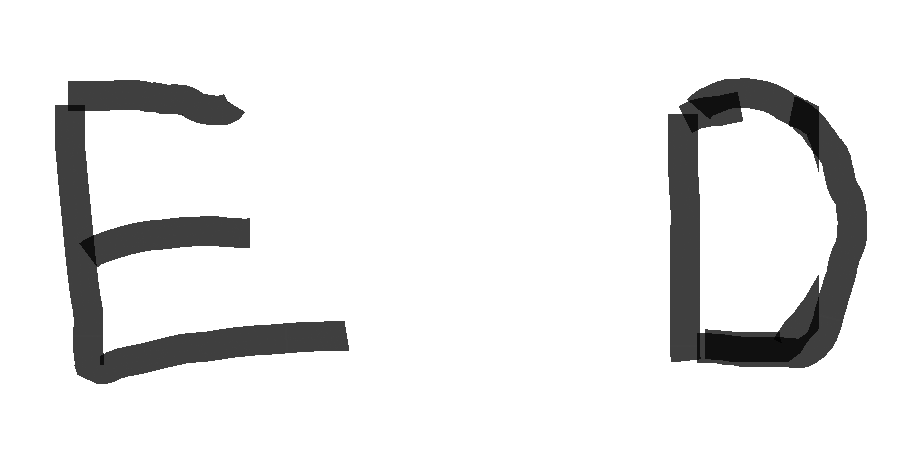
%> input picture images/name.png, 918 x 460 px
$ octave extractadv.m   (GNU Octave 9; MATLAB toolbox functions it lacks are replaced by stand-ins)
%> lines starting %> are read from the running program, lines starting %| are printed output that depends on the picture; in (x1, y1, x2, y2) boxes, pixels count from 0 and x2, y2 are one past the last pixel; in counts of white or black regions, pixels touching at a corner belong together; the program's own positions count from 1
clc
clear all
close all
warning off
k=(imread('name.png'));
%> k is the input picture: size 460x918x3 uint8; min 4, max 255, mean 232
imshow(k);
sam=k;
m=imadjust(rgb2gray(k));
[r c]=size(k);
%> r = 460; c = 2754
BW = edge(m,'canny');
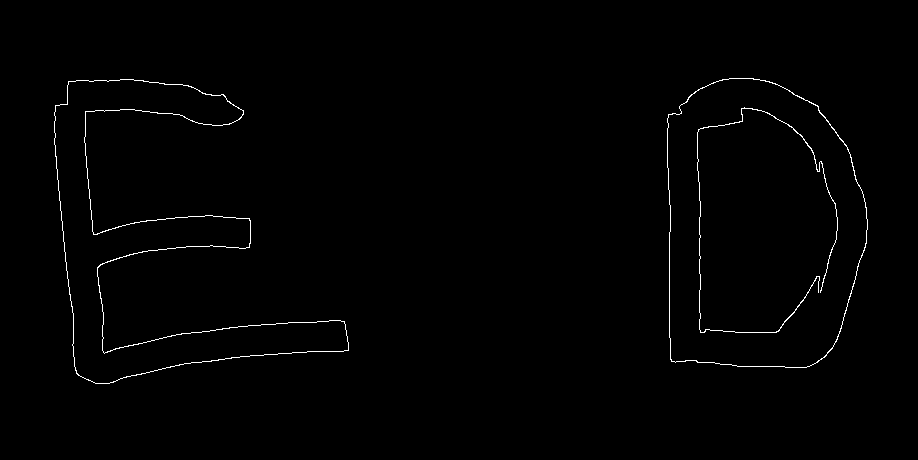
%> BW: size 460x918 logical; 0.81% white in thin lines or dots, all inside (x1, y1, x2, y2) = (54, 78, 868, 384)
% imshow(BW);
[H,T,R] = hough(BW);
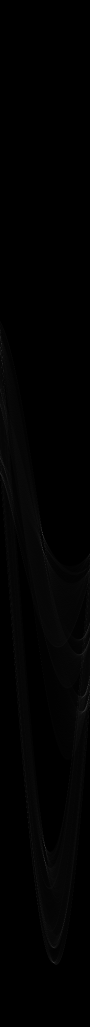
%> H: size 2053x180 double (shown at 1/2 size); min 0, max 122, mean 1.7
%> T = 180 values from -90 to 89; R = 2053 values from -1026 to 1026
imshow(H,[],'XData',T,'YData',R,...
            'InitialMagnification','fit');
xlabel('\theta'), ylabel('\rho');
axis on, axis normal, hold on;
P  = houghpeaks(H,1,'threshold',ceil(0.9*max(H(:))));
%> P = [1065 85]
x = T(P(:,2)); y = R(P(:,1));
%> after `x = T(P(:,2))`: x = -6
%> after `y = R(P(:,1))`: y = 38
plot(x,y,'s','color','white');
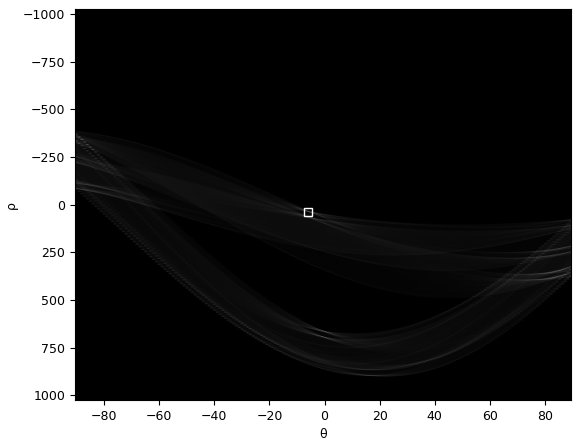
%> figure redrawn from the program's plot data
lines = houghlines(BW,T,R,P,'FillGap',0.8*c,'MinLength',40);
%> lines = 1 line; point1 to point2 (x, y): (56, 156) to (79, 376)
figure, imshow(k), hold on
for k = 1:length(lines)
   xy = [lines(k).point1; lines(k).point2];
   plot(xy(:,1),xy(:,2),'LineWidth',5,'Color','green');
end
%> this loop made 1 pass
%> xy on pass 1: [56 156; 79 376]
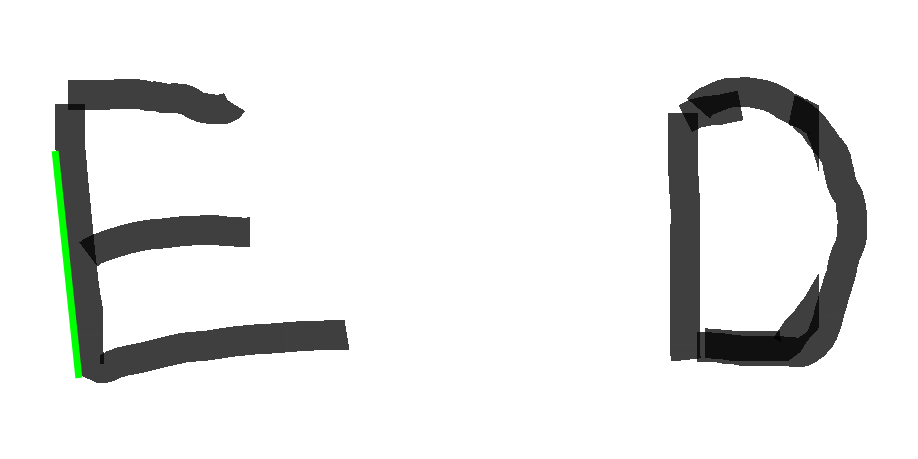
%> figure redrawn from the program's plot data
figure;
if(lines.theta<0)
g=imrotate_white(m,(90-abs(lines.theta)));
% [12 lines not run here, left out]
function rotated_image = imrotate_white(image, rot_angle_degree)
    RA = imref2d(size(image));
    tform = affine2d([cosd(rot_angle_degree)    -sind(rot_angle_degree)     0; ...
                      sind(rot_angle_degree)     cosd(rot_angle_degree)     0; ...
                      0                          0                          1]);
%> (the run ends here)

$ run again, with images/test.png copied over images/name.png
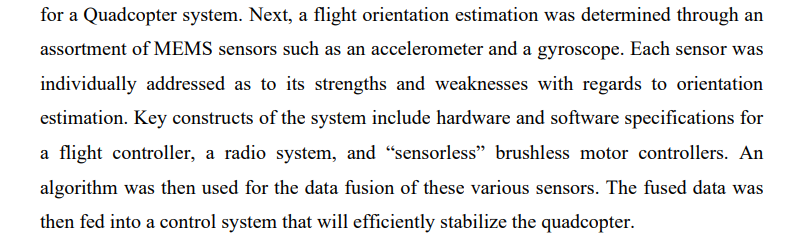
%> input picture images/test.png, 807 x 242 px
%> k is the input picture: size 242x807x3 uint8; mean R, G, B 234.4, 234.3, 234.3
%> `BW = edge(m,'canny');`:
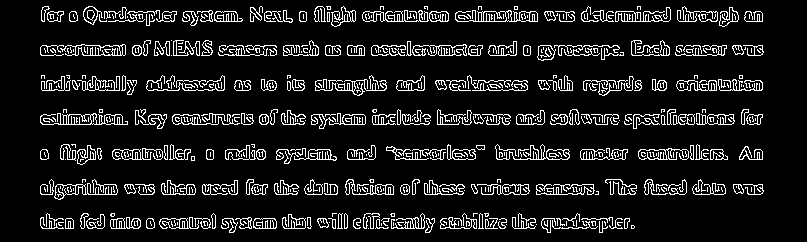
%> BW: size 242x807 logical; 10.7% white in thin lines or dots, all inside (x1, y1, x2, y2) = (40, 6, 764, 233)
%> T = 180 values from -90 to 89; R = 1685 values from -842 to 842
%> P = [822 1]
%> x = -90
%> y = -21
%> lines = 1 line; point1 to point2 (x, y): (43, 22) to (763, 22)
%> the loop `for k = 1:length(lines)` made 1 pass
%> xy on pass 1: [43 22; 763 22]
%> after the loop `for k = 1:length(lines)`:
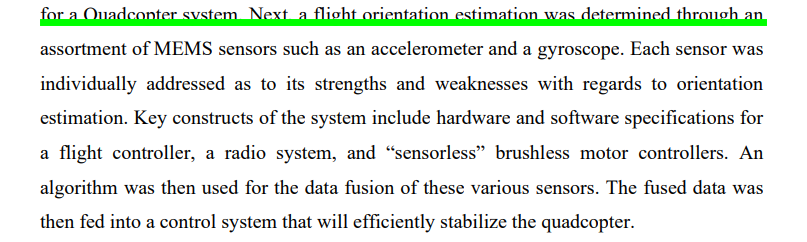
%> figure redrawn from the program's plot data
